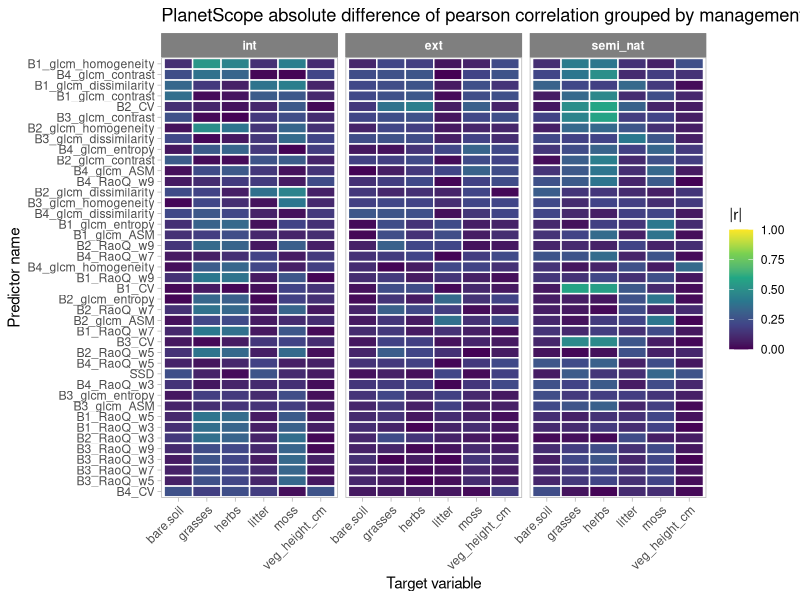

Generate this figure with R:
library(tidyverse)
library(ggplot2)
library(forcats)

planet_pearson <- read.csv("./results/ACTUAL_RESULTS/Planet_structure_vars_pearson.csv")

plot_df <- planet_pearson %>%
  mutate(abs_r = abs(pearson_r)) %>%
  group_by(dependent_var) %>%
  mutate(mean_abs_r = mean(abs_r, na.rm = TRUE)) %>%
  ungroup() %>%
  mutate(
    dependent_var = fct_reorder(dependent_var, mean_abs_r)
  ) %>%
  mutate(Type = factor(Type, levels = c("int", "ext", "semi_nat")))

p <- ggplot(plot_df, aes(
  x = independent_var,
  y = dependent_var,
  fill = abs_r
)) +
  geom_tile(color = "white", linewidth = 0.5) +
  facet_wrap(~ Type, nrow = 1) +
  scale_fill_viridis_c(
    name = "|r|",
    limits = c(0, 1)
  ) +
  labs(
    x = "Target variable",
    y = "Predictor name"
  ) +
  theme_light() +
  theme(
    axis.text.x = element_text(angle = 45, hjust = 1),
    panel.grid = element_blank(),
    strip.text = element_text(face = "bold"),
    strip.background = element_rect(fill = "grey50", color = "grey50")
  ) +
  labs(title = "PlanetScope absolute difference of pearson correlation grouped by management type")
p

#ggsave(filename = "./images/5_Results_Planet_pearson.png", plot = p,
#       width = 3000, height = 2000, units = "px", dpi = 300)

calc_means <- function(df, dvs, ivs, type, value_col = abs_r) {
  df %>%
    filter(dependent_var %in% dvs,
           independent_var %in% ivs,
           Type %in% type) %>%
    group_by(dependent_var, independent_var, Type) %>%
    summarise(
      mean = mean({{ value_col }}, na.rm = TRUE),
      .groups = "drop"
    )
}

veg_height <- plot_df %>%
  filter(independent_var == "veg_height_cm")
grasses <- plot_df %>%
  filter(independent_var == "grasses")
herbs <- plot_df %>%
  filter(independent_var == "herbs")
litter <- plot_df %>%
  filter(independent_var == "litter")
moss <- plot_df %>%
  filter(independent_var == "moss")
bare.soil <- plot_df %>%
  filter(independent_var == "bare.soil")

